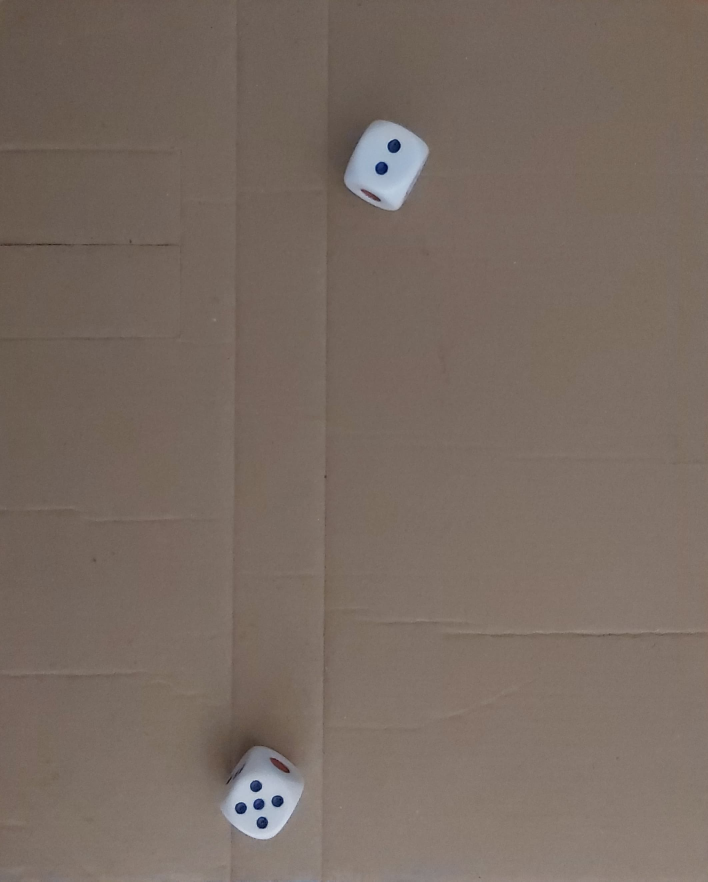
#> input picture imagen3.jpg, 2124 x 2644 px, found by its file name (shown at 1/3 size)
$ python Detection.py
#> lines starting #> are read from the running program, lines starting #| are printed output that depends on the picture; after the words box and inside, x2 and y2 are one past the last pixel; in counts of white or black regions, pixels touching at a corner belong together
import cv2

img = cv2.imread('C:/Users/Diego/Documents/python/ROBOTICA/Proyecto/imagen3.jpg', cv2.IMREAD_UNCHANGED)
#> img is the input picture: shape (2644, 2124, 3); mean B, G, R 97.7, 106.6, 120.2

print('Original Dimensions : ',img.shape)
#| Original Dimensions :  (2644, 2124, 3)

scale_percent = 20 # percent of original size
width = int(img.shape[1] * scale_percent / 100)
#> width = 424
height = int(img.shape[0] * scale_percent / 100)
#> height = 528
dim = (width, height)
#> dim = (424, 528)

# resize image
img = cv2.resize(img, dim, interpolation = cv2.INTER_AREA)
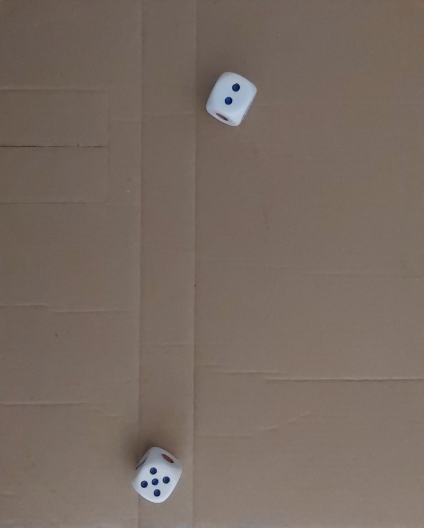
#> img: shape (528, 424, 3); mean B, G, R 97.7, 106.6, 120.2

print('Resized Dimensions : ',img.shape)
#| Resized Dimensions :  (528, 424, 3)

cv2.imshow("Resized image", img)


gray = cv2.cvtColor(img, cv2.COLOR_BGR2GRAY)
canny = cv2.Canny(gray, 75, 255, 0)
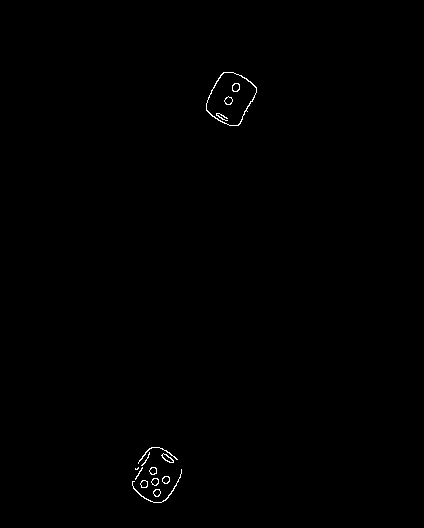
#> canny: shape (528, 424); 0.3% white in thin lines or dots, all inside (x1, y1, x2, y2) = (132, 72, 257, 503)

cnts = cv2.findContours(canny, cv2.RETR_EXTERNAL, cv2.CHAIN_APPROX_NONE)
#> cnts = 12 contours, 3 with area under 20; largest, box (x1, y1, x2, y2) and area: (206, 72, 257, 126) 1835, (161, 453, 174, 463) 54, (162, 476, 170, 484) 42, (140, 480, 148, 488) 42, (149, 467, 157, 475) 41
cnts = cnts[0] if len(cnts) == 2 else cnts[1]
cnt = sorted(cnts, key=cv2.contourArea)
#> cnt has the same summary as cnts


for c in cnt:
    # compute the center of the contoxur
    M = cv2.moments(c)
    try:
        cX = int(M["m10"] / M["m00"])
        cY = int(M["m01"] / M["m00"])
    except:
        pass

    cv2.drawContours(img,[c], 0, (0,255,0), 3)
    cv2.circle(img, (cX, cY), 7, (0, 0, 255), -1)
#> this loop made 12 passes
#> (cX, cY) on passes 1 to 12: (136, 468), (145, 460), (138, 473), (155, 453), (155, 492), (156, 492), (154, 481), (152, 470), (143, 483), (165, 479), (167, 457), (230, 98)
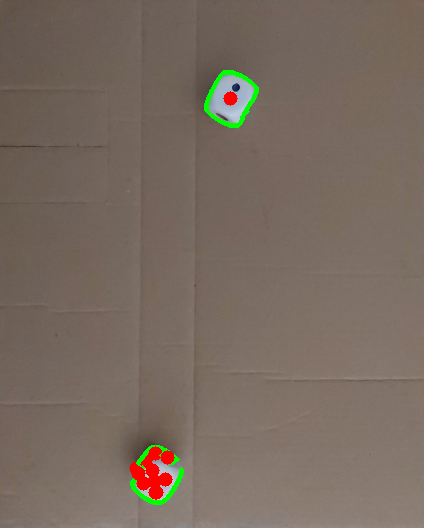
#> img: shape (528, 424, 3); 1.21% of pixels changed, all inside (x1, y1, x2, y2) = (129, 70, 259, 505)


cv2.imshow("result", img)
cv2.waitKey(0)

$ run again, with imagen2.jpg copied over imagen3.jpg
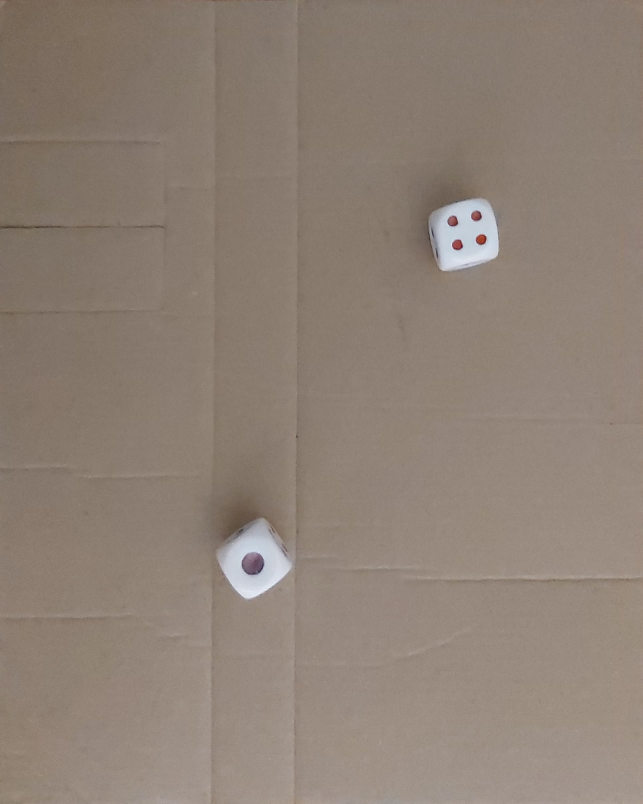
#> input picture imagen2.jpg, 1928 x 2412 px, found by its file name (shown at 1/3 size)
#> img is the input picture: shape (2412, 1928, 3); mean B, G, R 117.4, 128.7, 142.4
#| Original Dimensions :  (2412, 1928, 3)
#| Resized Dimensions :  (482, 385, 3)
#> `canny = cv2.Canny(gray, 75, 255, 0)`:
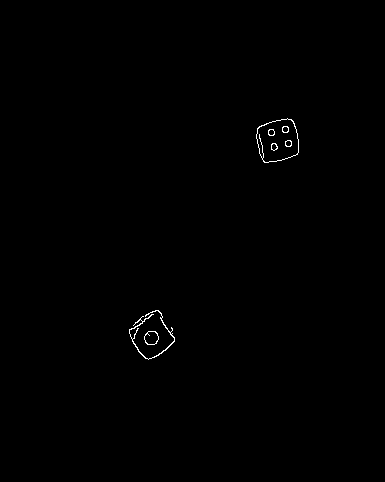
#> canny: shape (482, 385); 0.29% white in thin lines or dots, all inside (x1, y1, x2, y2) = (129, 118, 299, 360)
#> cnts = 3 contours; box (x1, y1, x2, y2) and area: (256, 118, 299, 163) 1462, (144, 331, 159, 345) 152, (129, 310, 175, 360) 72
#> cnt has the same summary as cnts
#> the loop `for c in cnt:` made 3 passes
#> (cX, cY) on passes 1 to 3: (152, 333), (151, 337), (277, 140)
#> after the loop `for c in cnt:`:
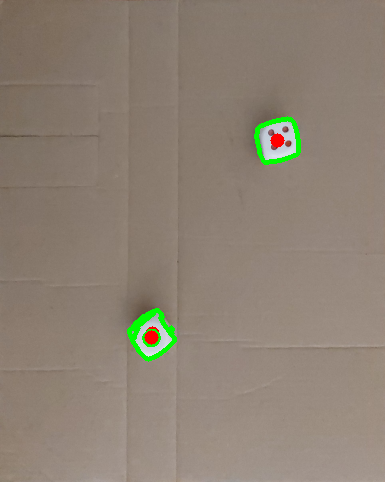
#> img: shape (482, 385, 3); mean B, G, R 115.8, 129.3, 141.2
